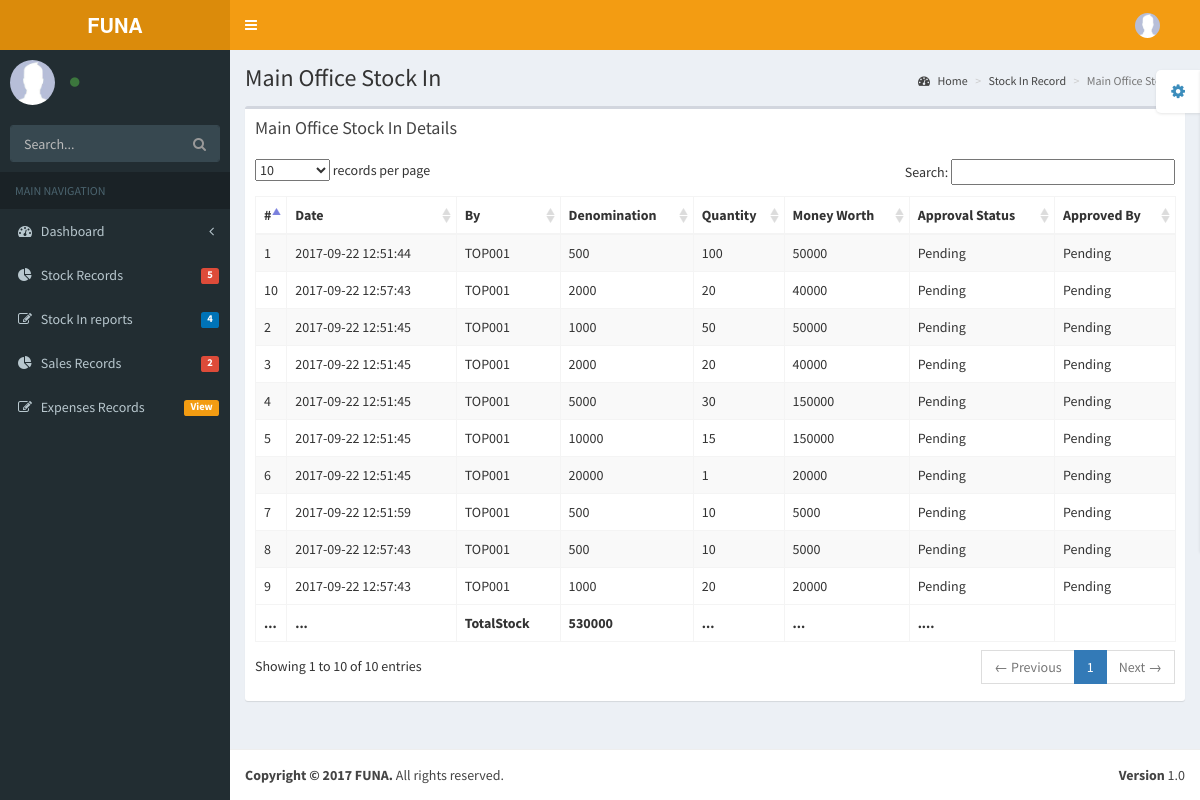
/pages/tables/ACCMainOfficeStockIn.php, run on the app's committed database.
### tables this page shows
CREATE TABLE `mainofficestock` (
  `AfricelIssueID` int(15) NOT NULL,
  `Date` datetime NOT NULL DEFAULT CURRENT_TIMESTAMP,
  `Denomination` int(11) NOT NULL,
  `Quantity` int(11) NOT NULL,
  `MoneyWorth` int(11) NOT NULL,
  `IssuedBy` varchar(15) NOT NULL,
  `ApprovalStatus` varchar(15) NOT NULL,
  `ApprovedBy` varchar(15) NOT NULL
);

### pages/tables/ACCMainOfficeStockIn.php (the view, shortened to what this page needs)
<!DOCTYPE html>
<html>
  <head>
    <link href="../../bootstrap/css/bootstrap.min.css" rel="stylesheet" type="text/css" />
    <link href="https://maxcdn.bootstrapcdn.com/font-awesome/4.3.0/css/font-awesome.min.css" rel="stylesheet" type="text/css" />
    <link href="http://code.ionicframework.com/ionicons/2.0.0/css/ionicons.min.css" rel="stylesheet" type="text/css" />
    <link href="../../plugins/datatables/dataTables.bootstrap.css" rel="stylesheet" type="text/css" />
    <link href="../../dist/css/AdminLTE.min.css" rel="stylesheet" type="text/css" />
    <link href="../../dist/css/skins/_all-skins.min.css" rel="stylesheet" type="text/css" />
  </head>
  <body class="skin-yellow">
    <div class="wrapper">
      <header class="main-header">
        <a href="../../DashBoard3.php" class="logo"><b>FUNA</b></a>
        <nav class="navbar navbar-static-top" role="navigation">
          <a href="#" class="sidebar-toggle" data-toggle="offcanvas" role="button">
          </a>
          <div class="navbar-custom-menu">
            <ul class="nav navbar-nav">
              <li class="dropdown user user-menu">
                <a href="#" class="dropdown-toggle" data-toggle="dropdown">
                  <img src="../../dist/img/user2-160x160.jpg" class="user-image" alt="User Image"/>
                </a>
              </li>
            </ul>
          </div>
        </nav>
      </header>
      <aside class="main-sidebar">
        <section class="sidebar">
          <div class="user-panel">
            <div class="pull-left image">
              <img src="../../dist/img/user2-160x160.jpg" class="img-circle" alt="User Image" />
            </div>
            <div class="pull-left info">
              <a href="#"><i class="fa fa-circle text-success"></i><?php echo $_SESSION['Shop'];?></a>
            </div>
          </div>
          <form action="#" method="get" class="sidebar-form">
            <div class="input-group">
              <input type="text" name="q" class="form-control" placeholder="Search..."/>
              <span class="input-group-btn">
                <button type='submit' name='seach' id='search-btn' class="btn btn-flat"><i class="fa fa-search"></i></button>
              </span>
            </div>
          </form>
          <ul class="sidebar-menu">
            <li class="header">MAIN NAVIGATION</li>
            <li class="treeview">
              <a href="#">
                <i class="fa fa-dashboard"></i> <span>Dashboard</span> <i class="fa fa-angle-left pull-right"></i>
              </a>
            </li>
            <li class="treeview">
              <a href="#">
                <i class="fa fa-pie-chart"></i>
                <span>Stock Records</span>
                 <small class="label pull-right bg-red">5</small>
              </a>
            </li>
            <li class="treeview">
              <a href="#">
                <i class="fa fa-edit"></i> <span>Stock In reports</span>
                 <small class="label pull-right bg-blue">4</small>
              </a>
            </li>
             <li class="treeview">
              <a href="#">
                <i class="fa fa-pie-chart"></i>
                <span>Sales Records</span>
                 <small class="label pull-right bg-red">2</small>
              </a>
            </li>
           <li class="treeview">
              <a href="ACCExpensesRecord.php">
                <i class="fa fa-edit"></i> <span>Expenses Records</span>
                 <small class="label pull-right bg-yellow">View</small>
              </a>
              </li>
          </ul>
        </section>
      </aside>
      <div class="content-wrapper">
        <section class="content-header">
          <h1>
            Main Office Stock In
          </h1>
          <ol class="breadcrumb">
            <li><a href="../../DashBoard3.php"><i class="fa fa-dashboard"></i> Home</a></li>
            <li><a href="MainOfficeStockIn.php">Stock In Record</a></li>
            <li class="active">Main Office Stock In</li>
          </ol>
        </section>
        <section class="content">
          <div class="row">
            <div class="col-xs-12">
              <div class="box">
                <div class="box-header">
                  <h3 class="box-title">Main Office Stock In Details</h3>
                </div>
                <div class="box-body">
                  <table id="example1" class="table table-bordered table-striped">
                    <thead>
                      <tr>
                       <th style="width: 10px">#</th>
                      <th>Date</th>
                      <th>By</th>
                      <th>Denomination</th>
                      <th>Quantity</th>
                      <th>Money Worth</th>
                       <th>Approval Status</th>
                      <th>Approved By</th>
                      </tr>
                    </thead>
                    <tbody>
                      <?php
require_once('../../connect/connect.php');
$sales7 ="SELECT Date,Denomination,Quantity,MoneyWorth,IssuedBy,ApprovalStatus,ApprovedBy FROM `mainofficestock`";
$result7=mysqli_query($link,$sales7);
$counter3=1;
$totalstock=0;
while($row7=mysqli_fetch_assoc($result7)){
                    echo" <tr>";
                     echo "<td>".$counter3."</td>";
                     echo  "<td>".$row7['Date']."</td>";
                     echo  "<td>".$row7['IssuedBy']."</td>";
					 echo  "<td>".$row7['Denomination']."</td>";
					 echo  "<td>".$row7['Quantity']."</td>";
					  echo  "<td>".$row7['MoneyWorth']."</td>";
					  echo  "<td>".$row7['ApprovalStatus']."</td>";
					  echo  "<td>".$row7['ApprovedBy']."</td>";
                   echo" </tr>" ;
				   $totalstock+=$row7['MoneyWorth'];
				   $counter3++;
}
					?>
                    </tbody>
                    <tfoot>
                      <tr>
                        <th>...</th>
                        <th>...</th>
                        <th>TotalStock</th>
                        <th><?php echo"".$totalstock; ?></th>
                        <th>...</th>
                         <th>...</th>
                         <th>....</th>
                      </tr>
                    </tfoot>
                  </table>
                </div>
              </div>
            </div>
          </div>
        </section>
      </div>
      <footer class="main-footer">
        <div class="pull-right hidden-xs">
          <b>Version</b> 1.0
        </div>
        <strong>Copyright &copy; 2017 FUNA.</strong> All rights reserved.
      </footer>
    </div>
  </body>
</html>

### data on the page
mainofficestock: Date "2017-09-22 12:51:44", IssuedBy "TOP001", Denomination "500", Quantity "100", MoneyWorth "50000", ApprovalStatus "Pending", ApprovedBy "Pending"
mainofficestock: Date "2017-09-22 12:51:45", IssuedBy "TOP001", Denomination "1000", Quantity "50", MoneyWorth "50000", ApprovalStatus "Pending", ApprovedBy "Pending"
mainofficestock: Date "2017-09-22 12:51:45", IssuedBy "TOP001", Denomination "2000", Quantity "20", MoneyWorth "40000", ApprovalStatus "Pending", ApprovedBy "Pending"
mainofficestock: Date "2017-09-22 12:51:45", IssuedBy "TOP001", Denomination "5000", Quantity "30", MoneyWorth "150000", ApprovalStatus "Pending", ApprovedBy "Pending"
mainofficestock: Date "2017-09-22 12:51:45", IssuedBy "TOP001", Denomination "10000", Quantity "15", MoneyWorth "150000", ApprovalStatus "Pending", ApprovedBy "Pending"
mainofficestock: Date "2017-09-22 12:51:45", IssuedBy "TOP001", Denomination "20000", Quantity "1", MoneyWorth "20000", ApprovalStatus "Pending", ApprovedBy "Pending"
mainofficestock: Date "2017-09-22 12:51:59", IssuedBy "TOP001", Denomination "500", Quantity "10", MoneyWorth "5000", ApprovalStatus "Pending", ApprovedBy "Pending"
mainofficestock: Date "2017-09-22 12:57:43", IssuedBy "TOP001", Denomination "500", Quantity "10", MoneyWorth "5000", ApprovalStatus "Pending", ApprovedBy "Pending"
mainofficestock: Date "2017-09-22 12:57:43", IssuedBy "TOP001", Denomination "1000", Quantity "20", MoneyWorth "20000", ApprovalStatus "Pending", ApprovedBy "Pending"
mainofficestock: Date "2017-09-22 12:57:43", IssuedBy "TOP001", Denomination "2000", Quantity "20", MoneyWorth "40000", ApprovalStatus "Pending", ApprovedBy "Pending"

### other printed values
$totalstock "530000"
